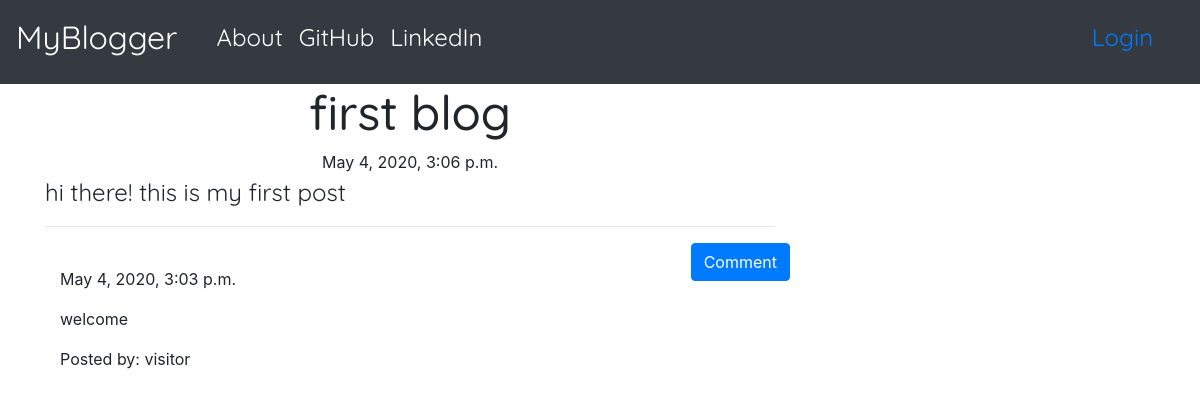
/post/1, run on the app's committed database.
### blog/models.py (models this page shows, shortened)
class Post(models.Model):
    author = models.ForeignKey('auth.User', on_delete=models.CASCADE)
    title = models.CharField(max_length=200)
    text = models.TextField()
    created_date = models.DateTimeField(default=timezone.now)
    published_date = models.DateTimeField(blank=True, null=True)

class Comment(models.Model):
    post = models.ForeignKey('blog.Post', related_name='comments', on_delete=models.CASCADE)
    author = models.CharField(max_length=100)
    text = models.TextField()
    created_date = models.DateTimeField(default=timezone.now)
    approved_comment = models.BooleanField(default=False)

### blog/views.py (the view)
# urls.py: path('post/<str:pk>', PostDetailView.as_view(), name='post_detail'),
class PostDetailView(DetailView):
    model = Post

### blog/templates/blog/post_detail.html (shortened to what this page needs)
{% extends 'blog/base.html' %}
{% load tz %}
{% block content %}
  <h1 class="posttitle loader">{{ post.title }}</h1>
  {% if post.published_date %}
    <div class="date postdate">
        {{ post.published_date|timezone:"Asia/Calcutta" }}
    </div>
  {% else %}
    <a class="btn btn-primary" href="{% url 'post_publish' pk=post.pk %}">Publish</a>
  {% endif %}
  <p class="postcontent">{{ post.text|safe|linebreaksbr }}</p>
  <hr>
  <a class="btn btn-primary btn-comment" href="{% url 'add_comment' pk=post.pk %}">Comment</a>
  <div class="container">
    {% for comment in post.comments.all %}
      <br>
        {% if user.is_authenticated or comment.approved_comment %}
          {{ comment.created_date|timezone:"Asia/Calcutta" }}
            <p>{{ comment.text|safe|linebreaks }}</p>
            <p>Posted by: {{ comment.author }}</p>
        {% endif %}
        {% empty %}
          <p>No comments..</p>
    {% endfor %}
  </div>
{% endblock %}

### blog/static/css/blog.css (style rules this page uses)
.loader { filter:hue-rotate(0deg); color:linear-gradient(45deg,#0f8,#08f); animation:hue 10000ms infinite linear; }
.postdate { text-align: center; }
.posttitle { font-family: 'Quicksand', sans-serif; font-size: 3em; text-align: center; }
.postcontent { font-family: 'Quicksand', sans-serif; font-size: 1.5em; }
.btn-comment { position: absolute; right: 0px; }

### data on the page
Post: title "first blog", published_date "May 4, 2020, 3:06 p.m.", text "hi there! this is my first post"
Comment: created_date "May 4, 2020, 3:03 p.m.", text "welcome", author "visitor"
